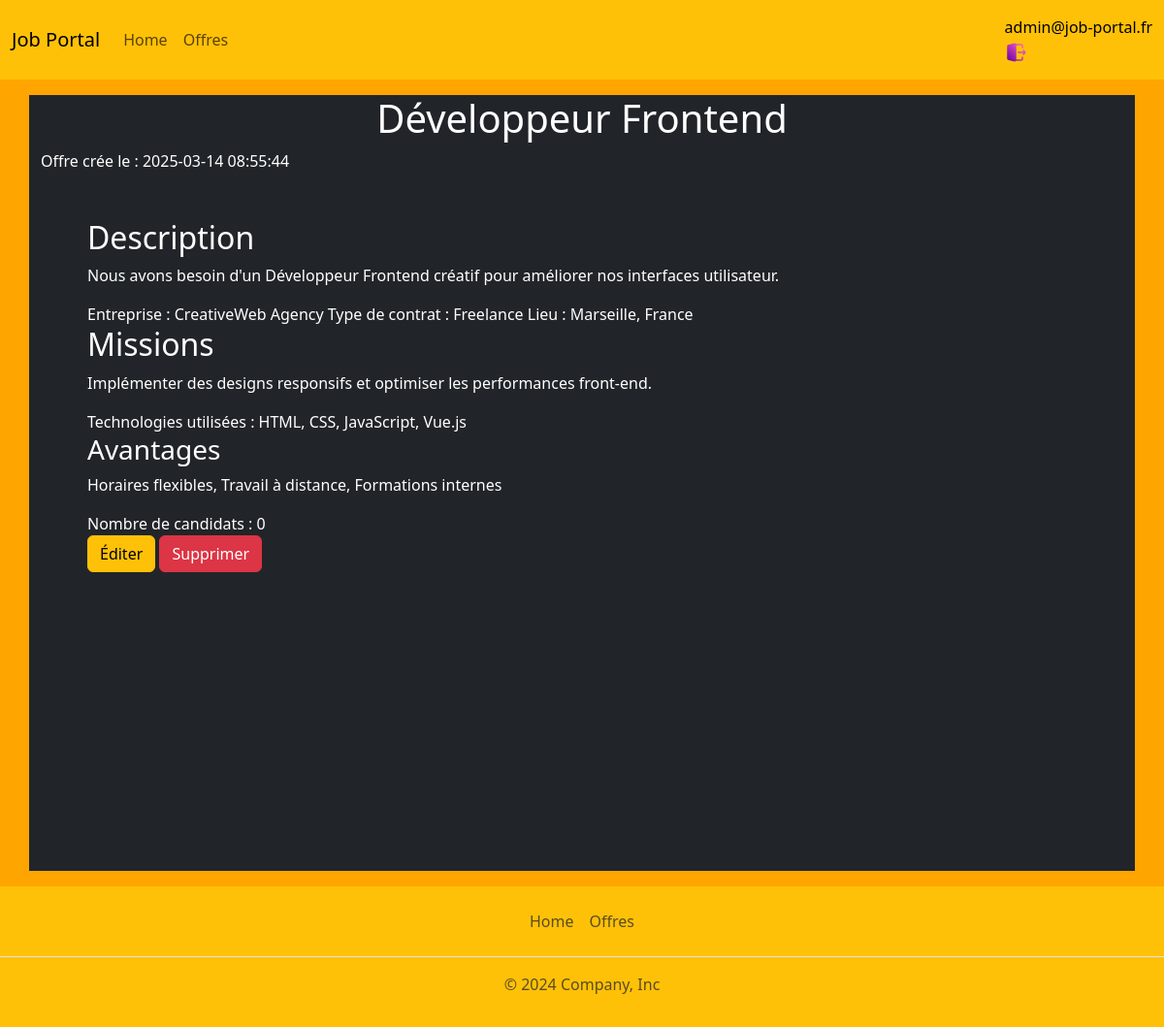
The app's page /views/pages/offre.php?id=5 (signed in) with its own data.
### tables this page shows
CREATE TABLE IF NOT EXISTS `job_offers` (
  `id` int NOT NULL AUTO_INCREMENT,
  `title` varchar(255) NOT NULL,
  `description` text NOT NULL,
  `mission` text NOT NULL,
  `location` varchar(100) NOT NULL,
  `category` varchar(100) NOT NULL,
  `author` varchar(100) NOT NULL,
  `employment_type` enum('CDI','CDD','Freelance','Internship') NOT NULL,
  `technologies_used` text NOT NULL,
  `benefits` text NOT NULL,
  `participants_count` int DEFAULT '0',
  `created_at` timestamp NULL DEFAULT CURRENT_TIMESTAMP,
  `image_url` varchar(255) NOT NULL,
  PRIMARY KEY (`id`)
);

### views/pages/offre.php (the view)
<?php
require_once('./../composants/header.php');
require_once('./../composants/connexionDB.php');
?>
<?php
    $id = $_GET['id'];
    $sql ="SELECT * from job_offers WHERE id=$id";
    $statement = $pdo->query($sql);
    $job=$statement->fetch();
?>
<h1><?= $job['title']?></h1>
<span>Offre crée le : <?= $job['created_at']?></span>
<div class="py-5 mx-5">
    <h2>Description</h2>
    <p><?= $job['description'] ?></p>
    <span>Entreprise : <?= $job['author']?></span>
    <span>Type de contrat : <?= $job["employment_type"]?></span>
    <span>Lieu : <?= $job["location"]?></span>
    <h2>Missions</h2>
    <p><?= $job['mission'] ?></p>
    <span>Technologies utilisées : <?= $job["technologies_used"]?></span>
    <h3>Avantages</h3>
    <p> <?= $job["benefits"]?></p>
    <span>Nombre de candidats : <?= $job['participants_count']?></span>
    <?php
    if(isset($_SESSION['user'])){
        if($_SESSION['admin']==0){
                 echo " </br><a class='my-3' href='./../controls/postuler.php?id=$id '><button type='button' class='btn btn-warning'>Postuler</button></a>";
        }elseif($_SESSION['admin']==1){
            echo "
                <div class'd-flex'>
                    <a class='my-3' href='updateOffre?id=$id '><button type='button' class='btn btn-warning'>Éditer</button></a>
                   <a class='my-3' href='./../controls/deleteOffer.php?id=$id '><button type='button' class='btn btn-danger'>Supprimer</button></a>
                </div>";
        }
    }
    ?>
</div>
<?php
include_once('./../composants/footer.php');
?>

### views/composants/header.php (style rules this page uses)
body { background-color:orange; }
h1 { text-align:center; }

### records on screen
job_offers: title "Développeur Frontend", created_at "2025-03-14 08:55:44", description "Nous avons besoin d'un Développeur Frontend créatif pour améliorer nos interfaces utilisateur.", author "CreativeWeb Agency", employment_type "Freelance", location "Marseille, France", mission "Implémenter des designs responsifs et optimiser les performances front-end.", technologies_used "HTML, CSS, JavaScript, Vue.js", benefits "Horaires flexibles, Travail à distance, Formations internes", participants_count "0"

### other values on screen
$_SESSION['user'] "admin@job-portal.fr"
